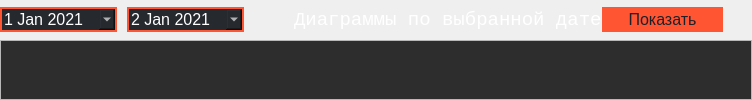
            <widget class="QWidget" name="selected_data_page">
             <layout class="QVBoxLayout" name="verticalLayout_10">
              <property name="spacing">
               <number>0</number>
              </property>
              <property name="leftMargin">
               <number>0</number>
              </property>
              <property name="topMargin">
               <number>0</number>
              </property>
              <property name="rightMargin">
               <number>0</number>
              </property>
              <property name="bottomMargin">
               <number>0</number>
              </property>
              <item>
               <widget class="QFrame" name="options_frame_selected">
                <property name="minimumSize">
                 <size>
                  <width>0</width>
                  <height>40</height>
                 </size>
                </property>
                <property name="maximumSize">
                 <size>
                  <width>16777215</width>
                  <height>40</height>
                 </size>
                </property>
                <property name="styleSheet">
                 <string notr="true">QFrame{
	border-style: solid;
    border-width: 0px;
	border-color: #2d2d2d;
}

QDateEdit: calendarPopup{
	background-color: #ffffff;
    color: #1e2027;
}

</string>
                </property>
                <property name="frameShape">
                 <enum>QFrame::StyledPanel</enum>
                </property>
                <property name="frameShadow">
                 <enum>QFrame::Raised</enum>
                </property>
                <layout class="QHBoxLayout" name="horizontalLayout_3">
                 <property name="spacing">
                  <number>0</number>
                 </property>
                 <property name="leftMargin">
                  <number>0</number>
                 </property>
                 <property name="topMargin">
                  <number>0</number>
                 </property>
                 <property name="rightMargin">
                  <number>0</number>
                 </property>
                 <property name="bottomMargin">
                  <number>0</number>
                 </property>
                 <item alignment="Qt::AlignLeft">
                  <widget class="QFrame" name="frame">
                   <property name="frameShape">
                    <enum>QFrame::NoFrame</enum>
                   </property>
                   <property name="frameShadow">
                    <enum>QFrame::Raised</enum>
                   </property>
                   <layout class="QHBoxLayout" name="horizontalLayout_4">
                    <property name="spacing">
                     <number>10</number>
                    </property>
                    <property name="leftMargin">
                     <number>0</number>
                    </property>
                    <property name="topMargin">
                     <number>0</number>
                    </property>
                    <property name="rightMargin">
                     <number>0</number>
                    </property>
                    <property name="bottomMargin">
                     <number>0</number>
                    </property>
                    <item>
                     <widget class="QDateEdit" name="date_in">
                      <property name="minimumSize">
                       <size>
                        <width>99</width>
                        <height>25</height>
                       </size>
                      </property>
                      <property name="toolTip">
                       <string>Выберете начальную дату</string>
                      </property>
                      <property name="styleSheet">
                       <string notr="true">QDateEdit {                                  
    background-color: #262a2f; 
    border-style: solid;
    border-width: 2px;
    border-radius: 0px;
    border-color: #ff5533;
    font:  16px;
    min-width: 5em;
    padding: 0px;
    color: #ffffff; 
}




</string>
                      </property>
                      <property name="wrapping">
                       <bool>false</bool>
                      </property>
                      <property name="frame">
                       <bool>true</bool>
                      </property>
                      <property name="alignment">
                       <set>Qt::AlignLeading|Qt::AlignLeft|Qt::AlignVCenter</set>
                      </property>
                      <property name="readOnly">
                       <bool>false</bool>
                      </property>
                      <property name="buttonSymbols">
                       <enum>QAbstractSpinBox::PlusMinus</enum>
                      </property>
                      <property name="accelerated">
                       <bool>false</bool>
                      </property>
                      <property name="showGroupSeparator" stdset="0">
                       <bool>true</bool>
                      </property>
                      <property name="dateTime">
                       <datetime>
                        <hour>0</hour>
                        <minute>0</minute>
                        <second>0</second>
                        <year>2021</year>
                        <month>1</month>
                        <day>1</day>
                       </datetime>
                      </property>
                      <property name="minimumDate">
                       <date>
                        <year>2021</year>
                        <month>1</month>
                        <day>1</day>
                       </date>
                      </property>
                      <property name="maximumTime">
                       <time>
                        <hour>0</hour>
                        <minute>0</minute>
                        <second>0</second>
                       </time>
                      </property>
                      <property name="calendarPopup">
                       <bool>true</bool>
                      </property>
                      <property name="timeSpec">
                       <enum>Qt::TimeZone</enum>
                      </property>
                     </widget>
                    </item>
                    <item>
                     <widget class="QDateEdit" name="date_out">
                      <property name="minimumSize">
                       <size>
                        <width>99</width>
                        <height>25</height>
                       </size>
                      </property>
                      <property name="toolTip">
                       <string>Выберете конечную дату</string>
                      </property>
                      <property name="toolTipDuration">
                       <number>-1</number>
                      </property>
                      <property name="styleSheet">
                       <string notr="true">QDateEdit {
                                         
    background-color: #262a2f; 
    border-style: solid;
    border-width: 2px;
    border-radius: 0px;
    border-color: #ff5533;
    font:  16px;
    min-width: 5em;
    padding: 0px;
    color: #ffffff; 
}




</string>
                      </property>
                      <property name="wrapping">
                       <bool>false</bool>
                      </property>
                      <property name="frame">
                       <bool>true</bool>
                      </property>
                      <property name="alignment">
                       <set>Qt::AlignLeading|Qt::AlignLeft|Qt::AlignVCenter</set>
                      </property>
                      <property name="readOnly">
                       <bool>false</bool>
                      </property>
                      <property name="buttonSymbols">
                       <enum>QAbstractSpinBox::PlusMinus</enum>
                      </property>
                      <property name="accelerated">
                       <bool>false</bool>
                      </property>
                      <property name="showGroupSeparator" stdset="0">
                       <bool>true</bool>
                      </property>
                      <property name="dateTime">
                       <datetime>
                        <hour>23</hour>
                        <minute>59</minute>
                        <second>59</second>
                        <year>2021</year>
                        <month>1</month>
                        <day>2</day>
                       </datetime>
                      </property>
                      <property name="minimumDate">
                       <date>
                        <year>2021</year>
                        <month>1</month>
                        <day>1</day>
                       </date>
                      </property>
                      <property name="maximumTime">
                       <time>
                        <hour>23</hour>
                        <minute>59</minute>
                        <second>59</second>
                       </time>
                      </property>
                      <property name="minimumTime">
                       <time>
                        <hour>23</hour>
                        <minute>59</minute>
                        <second>59</second>
                       </time>
                      </property>
                      <property name="calendarPopup">
                       <bool>true</bool>
                      </property>
                      <property name="date">
                       <date>
                        <year>2021</year>
                        <month>1</month>
                        <day>2</day>
                       </date>
                      </property>
                     </widget>
                    </item>
                   </layout>
                  </widget>
                 </item>
                 <item>
                  <spacer name="horizontalSpacer">
                   <property name="orientation">
                    <enum>Qt::Horizontal</enum>
                   </property>
                   <property name="sizeType">
                    <enum>QSizePolicy::Fixed</enum>
                   </property>
                   <property name="sizeHint" stdset="0">
                    <size>
                     <width>50</width>
                     <height>20</height>
                    </size>
                   </property>
                  </spacer>
                 </item>
                 <item>
                  <widget class="QLabel" name="selected_data_label">
                   <property name="maximumSize">
                    <size>
                     <width>500</width>
                     <height>16777215</height>
                    </size>
                   </property>
                   <property name="font">
                    <font>
                     <family>Courier</family>
                     <pointsize>14</pointsize>
                    </font>
                   </property>
                   <property name="styleSheet">
                    <string notr="true">color: rgb(255, 255, 255);</string>
                   </property>
                   <property name="text">
                    <string>Диаграммы по выбранной дате</string>
                   </property>
                  </widget>
                 </item>
                 <item alignment="Qt::AlignRight">
                  <widget class="QFrame" name="frame_2">
                   <property name="sizePolicy">
                    <sizepolicy hsizetype="Preferred" vsizetype="Preferred">
                     <horstretch>0</horstretch>
                     <verstretch>0</verstretch>
                    </sizepolicy>
                   </property>
                   <property name="minimumSize">
                    <size>
                     <width>150</width>
                     <height>0</height>
                    </size>
                   </property>
                   <property name="frameShape">
                    <enum>QFrame::StyledPanel</enum>
                   </property>
                   <property name="frameShadow">
                    <enum>QFrame::Raised</enum>
                   </property>
                   <layout class="QHBoxLayout" name="horizontalLayout_5">
                    <property name="spacing">
                     <number>0</number>
                    </property>
                    <property name="leftMargin">
                     <number>0</number>
                    </property>
                    <property name="topMargin">
                     <number>0</number>
                    </property>
                    <property name="rightMargin">
                     <number>29</number>
                    </property>
                    <property name="bottomMargin">
                     <number>0</number>
                    </property>
                    <item>
                     <widget class="QPushButton" name="update_selected_date">
                      <property name="sizePolicy">
                       <sizepolicy hsizetype="Ignored" vsizetype="Fixed">
                        <horstretch>0</horstretch>
                        <verstretch>0</verstretch>
                       </sizepolicy>
                      </property>
                      <property name="minimumSize">
                       <size>
                        <width>99</width>
                        <height>25</height>
                       </size>
                      </property>
                      <property name="maximumSize">
                       <size>
                        <width>150</width>
                        <height>16777215</height>
                       </size>
                      </property>
                      <property name="focusPolicy">
                       <enum>Qt::StrongFocus</enum>
                      </property>
                      <property name="acceptDrops">
                       <bool>false</bool>
                      </property>
                      <property name="toolTip">
                       <string/>
                      </property>
                      <property name="layoutDirection">
                       <enum>Qt::LeftToRight</enum>
                      </property>
                      <property name="styleSheet">
                       <string notr="true">QPushButton {
                                         
    background-color: #ff5533;
    border-style: solid;
    border-width: 2px;
    border-radius: 0px;
    border-color: #ff5533;
    font:  16px;
    min-width: 5em;
    padding: 0px;
    color: #1e2027;
}
QPushButton:hover {
    background: #262a2f; 
    color:#ff5533;
} 
QPushButton:pressed {                              
   background: #262a2f;
   border-style: solid; 
   color:#ff5533;
}</string>
                      </property>
                      <property name="text">
                       <string>Показать</string>
                      </property>
                      <property name="autoDefault">
                       <bool>false</bool>
                      </property>
                      <property name="default">
                       <bool>false</bool>
                      </property>
                     </widget>
                    </item>
                   </layout>
                  </widget>
                 </item>
                </layout>
               </widget>
              </item>
              <item>
               <widget class="QFrame" name="plot_frame_selected">
                <property name="frameShape">
                 <enum>QFrame::StyledPanel</enum>
                </property>
                <property name="frameShadow">
                 <enum>QFrame::Raised</enum>
                </property>
                <layout class="QVBoxLayout" name="verticalLayout_11">
                 <property name="spacing">
                  <number>0</number>
                 </property>
                 <property name="leftMargin">
                  <number>0</number>
                 </property>
                 <property name="topMargin">
                  <number>0</number>
                 </property>
                 <property name="rightMargin">
                  <number>0</number>
                 </property>
                 <property name="bottomMargin">
                  <number>0</number>
                 </property>
                 <item>
                  <widget class="QWidget" name="selected_plot_widget" native="true">
                   <property name="sizePolicy">
                    <sizepolicy hsizetype="Preferred" vsizetype="Preferred">
                     <horstretch>0</horstretch>
                     <verstretch>0</verstretch>
                    </sizepolicy>
                   </property>
                   <property name="font">
                    <font>
                     <family>Modern</family>
                    </font>
                   </property>
                   <property name="styleSheet">
                    <string notr="true">
background-color: rgb(45, 45, 45);</string>
                   </property>
                  </widget>
                 </item>
                </layout>
               </widget>
              </item>
             </layout>
            </widget>
